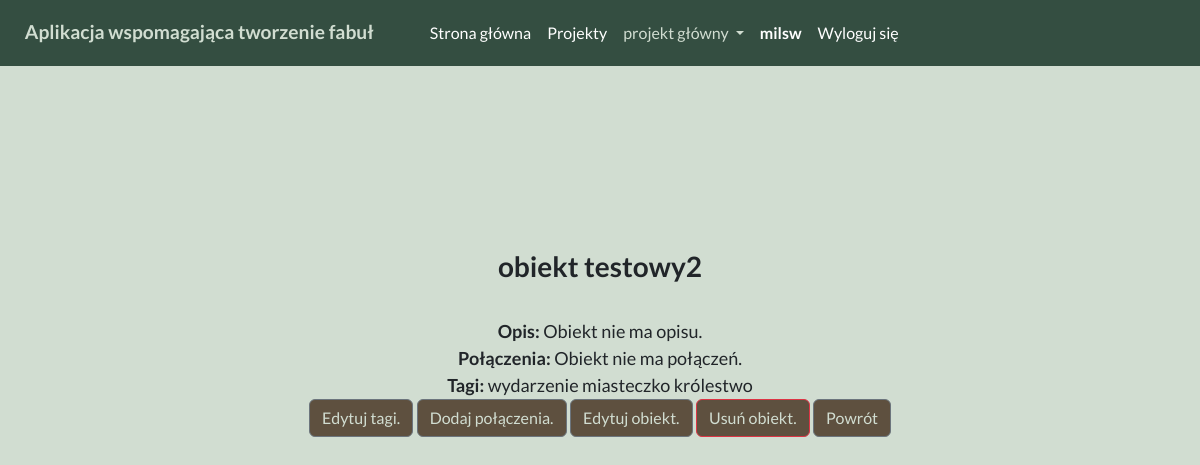
Page /project/8/object/8 (signed in) on the committed database.
### aplikacja_dyplomowa/models.py (models this page shows, shortened)
class Projects(models.Model):
    project_name = models.CharField(max_length=64)
    user = models.ForeignKey(User, on_delete=models.CASCADE)
    createdAt = models.DateTimeField(auto_now_add=True)
    updatedAt = models.DateTimeField(auto_now=True)
    class Meta:
        unique_together = ['project_name', 'user']
    def __repr__(self):
        return f'{self.project_name}'
    def __str__(self):
        return self.__repr__()

class ProjectObjects(models.Model):
    object_name = models.CharField(max_length=32)
    object_description = models.TextField()
    connections = models.ManyToManyField('self', symmetrical=False, related_name='connection')
    tags = models.ManyToManyField(Tags)
    project = models.ForeignKey(Projects, on_delete=models.CASCADE)
    createdAt = models.DateTimeField(auto_now_add=True)
    updatedAt = models.DateTimeField(auto_now=True)
    user = models.ForeignKey(User, on_delete=models.CASCADE)
    class Meta:
        unique_together = ['object_name', 'project', 'user']

class Tags(models.Model):
    tag_name = models.CharField(max_length=16)
    createdAt = models.DateTimeField(auto_now_add=True)
    updatedAt = models.DateTimeField(auto_now=True)
    project = models.ForeignKey(Projects, on_delete=models.CASCADE)
    user = models.ForeignKey(User, on_delete=models.CASCADE)
    class Meta:
        unique_together = ['tag_name', 'project', 'user']
    def __repr__(self):
        return f'{self.tag_name}'
    def __str__(self):
        return self.__repr__()

### aplikacja_dyplomowa/views.py (the view)
# urls.py: path('project/<str:project_pk>/object/<str:object_pk>', views.object_view, name='object_view'),
@login_required(login_url='login')
def object_view(request, project_pk, object_pk):
    try:
        project = Projects.objects.get(id=project_pk)
        if project.user != request.user:
            return redirect('access_denied')
    except Projects.DoesNotExist:
        return redirect('project_list')
    try:
        object_to_view = ProjectObjects.objects.get(id=object_pk)
        if object_to_view.user != request.user:
            return redirect('access_denied')
    except ProjectObjects.DoesNotExist:
        return redirect('object_list', project_pk=project.id)
    tags = object_to_view.tags.all()
    connections = object_to_view.connections.all()
    context = {
        'object': object_to_view,
        'project': project,
        'tags': tags,
        'connections': connections
    }
    return render(request, 'project_structure/object/object_view.html', context)

### templates/project_structure/object/object_view.html
{% extends 'base.html' %}
{% block content %}
    <div class="display-info big-div container text-center">
        <h3 style="font-weight: bold"> {{ object.object_name }} </h3> <br>
        {% if object.object_description %}
            <a style="font-weight: bold;"> Opis: </a> {{ object.object_description }} <br>
        {% else %}
            <a style="font-weight: bold"> Opis: </a> <a> Obiekt nie ma opisu. </a> <br>
        {% endif %}
        <a style="font-weight: bold;"> Połączenia: </a> {% if connections|length == 0 %}
            Obiekt nie ma połączeń.
        {% else %}
            {% for connection in connections %}
                <a href="{% url 'object_view' project_pk=project.id object_pk=connection.id %}" style="text-decoration: none"> {% if not forloop.last %} {{ connection }}, {% else %} {{ connection }} {% endif %} </a>
            {% endfor %}
        {% endif %} <br>
        <a style="font-weight: bold;"> Tagi: </a> {% if tags|length == 0 %}
            Obiekt nie ma tagów.
        {% else %}
            {% for tag in tags %}
                {{ tag }}
            {% endfor %}
        {% endif %}
        <br>
            {% if tags|length == 0 %}
                <a href="{% url 'object_tags_edit' project_pk=project.id object_pk=object.id %}" class="btn btn-secondary custom-from-button"> Dodaj tagi. </a>
            {% else %}
                <a href="{% url 'object_tags_edit' project_pk=project.id object_pk=object.id %}" class="btn btn-secondary custom-from-button"> Edytuj tagi. </a>
            {% endif %}
            {% if connections|length == 0 %}
                <a href="{% url 'objects_connections_edit' project_pk=project.id object_pk=object.id %}" class="btn btn-secondary custom-from-button"> Dodaj połączenia. </a>
            {% else %}
                <a href="{% url 'objects_connections_edit' project_pk=project.id object_pk=object.id %}" class="btn btn-secondary custom-from-button"> Edytuj połączenia. </a>
            {% endif %}
            <a href="{% url 'object_update' project_pk=project.id object_pk=object.id %}" class="btn btn-secondary custom-from-button"> Edytuj obiekt. </a>
            <a href="{% url 'object_delete' project_pk=project.id object_pk=object.id %}" class="btn btn-danger custom-from-button"> Usuń obiekt. </a>
            <a href="{% url 'object_list' project_pk=project.id %}" class="btn btn-secondary custom-from-button"> Powrót </a>
    </div>
{% endblock %}

### templates/base.html (shortened to what this page needs)
{% load static %}
<!DOCTYPE html>
    <html lang="pl">
        <head>
            <link href="https://cdn.jsdelivr.net/npm/bootstrap@5.2.3/dist/css/bootstrap.min.css" rel="stylesheet">
            <link rel="stylesheet" href="https://use.fontawesome.com/releases/v5.11.2/css/all.css">
            <link rel="stylesheet" href="{% static 'base.css' %}">
        </head>
        <body>
            <div class="main-container">
                <header>
                {% block navbar %}
                    <nav class="navbar navbar-expand-lg navbar-dark">
                        <div class="container-fluid">
                            <a class="navbar-brand"> Aplikacja wspomagająca tworzenie fabuł </a>
                            {% if user.is_authenticated %}
                                <div class="collapse navbar-collapse" id="navbarSupportedContent">
                                    <ul class="navbar-nav me-auto mb-2 mb-lg-0">
                                        <li class="nav-item">
                                            <a class="nav-link active" href="{% url 'main' %}"> Strona główna </a>
                                        </li>
                                        <li class="nav-item">
                                            <a class="nav-link active" href="{% url 'project_list' %}"> Projekty </a>
                                        </li>
                                        {% if project %}
                                            <li class="nav-item dropdown">
                                                <a class="nav-link dropdown-toggle" href="" role="button" data-bs-toggle="dropdown" aria-expanded="false" style="color: var(--almond)"> {{ project }} </a>
                                            </li>
                                        {% endif %}
                                        <li>
                                            <a class="nav-link active username" href="{% url 'account_view' %}"> {{ user.username }} </a>
                                        </li>
                                        <li class="nav-item">
                                            <a class="nav-link active" href="{% url 'logout' %}"> Wyloguj się </a>
                                        </li>
                                    </ul>
                                </div>
                            {% endif %}
                        </div>
                    </nav>
                {% endblock %}
                </header>
            <main>
            {% block content %}{% endblock %}
            </main>
            </div>
        </body>
    </html>

### static/base.css (style rules this page uses)
:root { --black: #0a0908ff; --gunmetal: #344E41; --almond: #D1DDD1; --khaki: #c6ac8fff; --walnut-brown: #5e503fff; }
body { background-color: var(--almond); font-family: 'Lato', sans-serif; min-height: 100vh; }
.navbar { background-color: var(--gunmetal); display: flex; align-items: center; justify-content: space-between; padding: 0.8rem; }
.navbar-brand { color: var(--almond); font-weight: bold; font-size: 1.2rem; }
.nav-link { color: var(--almond); }
.navbar-nav { display: flex; right: 0; margin-left: 2rem; font-size: 1rem; }
.username { font-weight: bold; }
.big-div { margin-top: 23vh; width: auto; }
.custom-from-button { background-color: var(--walnut-brown); color: var(--almond); }
.display-info { font-size: 18px; }

### rows in the picture
Projects: project_name "projekt główny"
ProjectObjects: object_name "obiekt testowy2"
Tags: tag_name "wydarzenie"
Tags: tag_name "miasteczko"
Tags: tag_name "królestwo"

### other values in the picture
{{ user.username }} "milsw"
